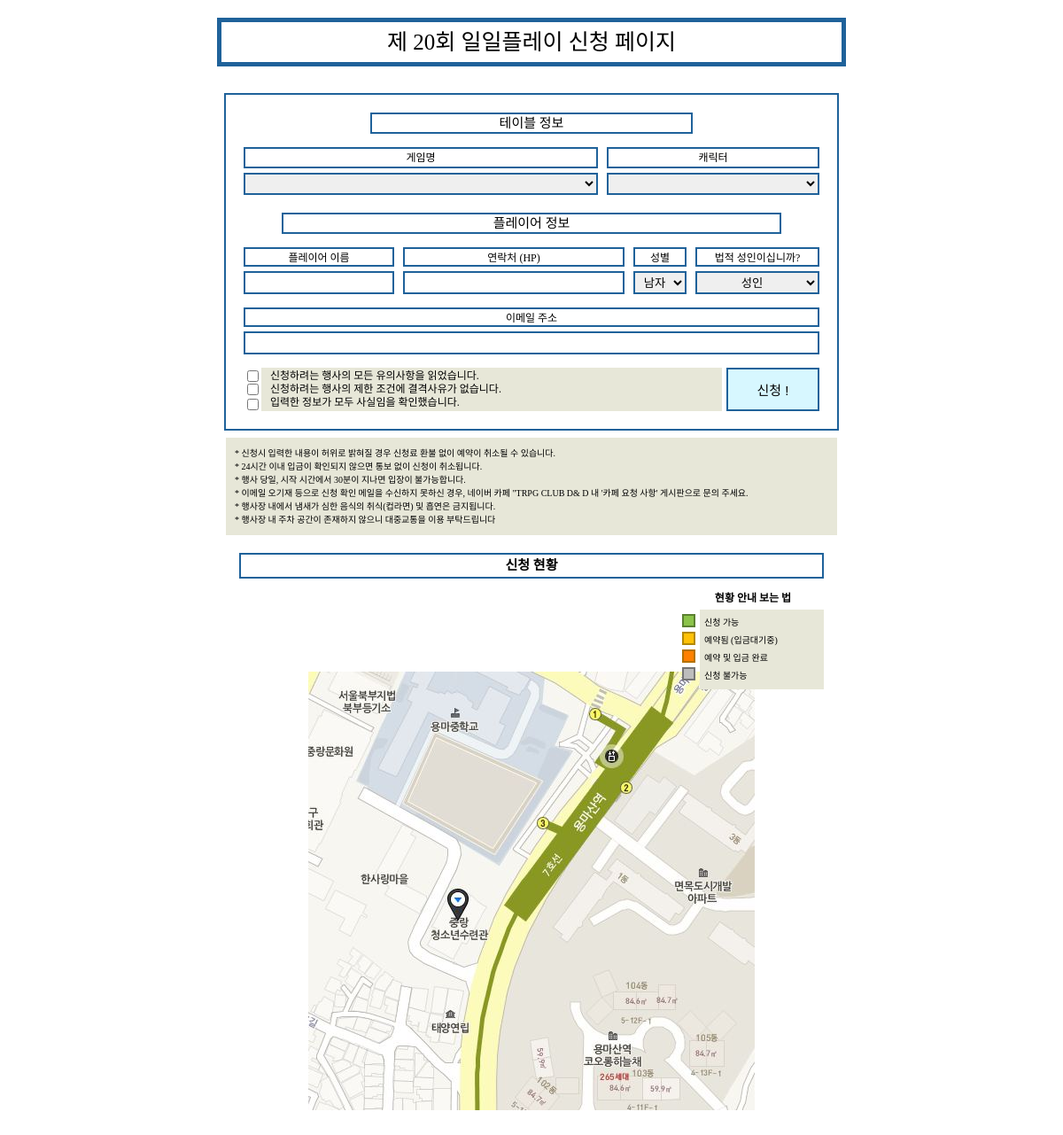
The app's page /, older data.
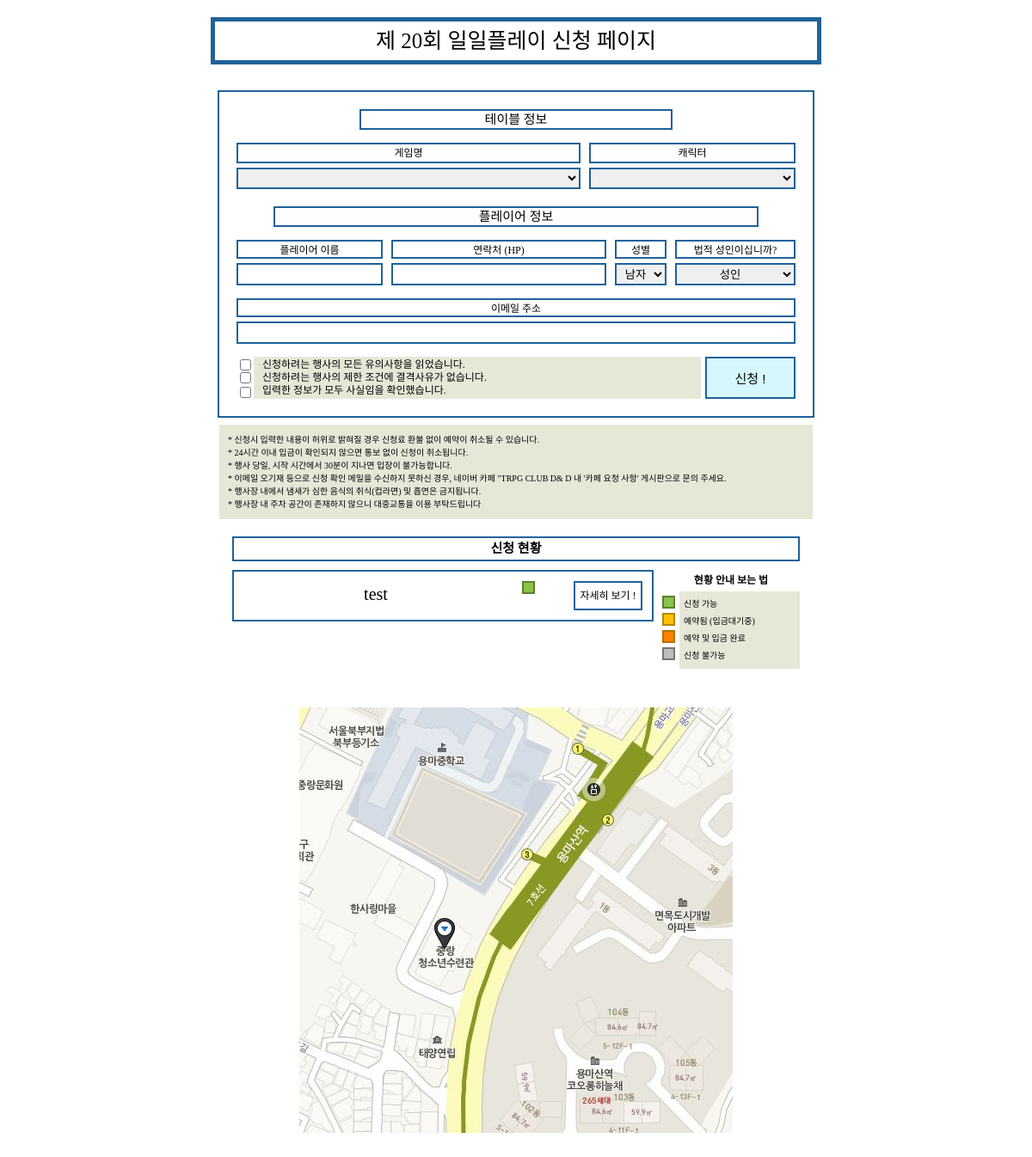
The same page, newer data.
### mysite/apps/scenario/models.py (models this page shows, shortened)
class Scenario(models.Model):
    INACTIVE, ACTIVE = False, True
    SCENARIO_STATUS = (
        (INACTIVE, _('Inactive')),
        (ACTIVE, _('Active'))
    )
    FREE, MALE_ONLY, FEMALE_ONLY = None, True, False
    GENDER_CHOICES = (
        (FREE, _('Free')),
        (MALE_ONLY, _('Male Only')),
        (FEMALE_ONLY, _('Female Only'))
    )
    YES, NO = True, False
    ADULT_CHOICES = (
        (YES, _('Adult Only')),
        (NO, _('Free'))
    )
    name = models.CharField(
        _("Scenario Name"),
        max_length=128
    )
    adult_only = models.BooleanField(
        _("Adult Only"),
        choices=ADULT_CHOICES,
        default=NO
    )
    gender_only = models.NullBooleanField(
        _("Gender Only"),
        default=None,
        choices=GENDER_CHOICES
    )
    is_active = models.BooleanField(
        _("Is Active"),
        choices=SCENARIO_STATUS,
        default=ACTIVE
    )
    reg_date = models.DateTimeField(
        _("Reg Date"),
        auto_now_add=True
    )
    modify_date = models.DateTimeField(
        _("Modify Date"),
        auto_now=True
    )
    def __str__(self):
        return self.name
    class Meta:
        verbose_name = _('Scenario')
        verbose_name_plural = _("Scenarios")

### mysite/apps/character/models.py (models this page shows, shortened)
class Character(models.Model):
    EMPTY, BOOKED, PAID = range(0, 3)
    CHARACTER_STATUS = (
        (EMPTY, _('Empty')),
        (BOOKED, _('Booked')),
        (PAID, _('Paid'))
    )
    name = models.CharField(
        _("Character_Name"),
        max_length=128
    )
    scenario = models.ForeignKey(
        'scenario.Scenario',
        related_name='character',
        verbose_name=_('Scenario'),
        on_delete=models.CASCADE
    )
    player = models.ForeignKey(
        'player.Player',
        related_name='character',
        verbose_name=_('Player'),
        blank=True,
        null=True,
        on_delete=models.SET_NULL
    )
    status = models.PositiveSmallIntegerField(
        _("Status of booking"),
        choices=CHARACTER_STATUS,
        default=EMPTY
    )
    class Meta:
        ordering = ('scenario',)
        verbose_name = _('Character')
        verbose_name_plural = _("Characters")

### mysite/apps/player/views.py (the view, shortened to what this page needs)
# urls.py: url(r'^$', PlayerRegist.as_view(), name="regist"),
class PlayerRegist(TemplateView):
    template_name = "player/player_regist.html"
    def get(self, request, *args, **kwargs):
        context = self.get_context_data(**kwargs)
        context['scenarios'] = Scenario.objects.filter(is_active=True)
        context['form'] = RegistForm()
        context['success'] = 'GET'
        return self.render_to_response(context)

### mysite/apps/player/forms.py
class RegistForm(forms.Form):
    scenario = forms.ModelChoiceField(
        queryset=Scenario.objects.filter(is_active=Scenario.ACTIVE),
        empty_label="",
    )
    character = forms.ModelChoiceField(
        queryset=Character.objects.all(),
        empty_label="",
    )
    player_name = forms.CharField(max_length=64)
    player_phone_number = forms.CharField(max_length=16)
    player_gender = forms.ChoiceField(choices=Player.GENDER_CHOICES)
    player_adult = forms.ChoiceField(choices=Player.ADULT_CHOICES)
    player_email = forms.EmailField(max_length=64)
    agree_read_all = forms.BooleanField()
    agree_no_problem = forms.BooleanField()
    agree_face = forms.BooleanField()

### mysite/templates/player/player_regist.html (shortened to what the changed rows need)
<!DOCTYPE html>
<html lang="en">
<head>
    {% load static %}
    <link rel="stylesheet" href="{% static "css/player_regist.css" %}">
</head>
<body>
    <div class="container body">
        <div class="footer_container">
            <div class="footer_scenario_container">
            {% for scenario in scenarios %}
                <div class="footer_scenario">
                    <div class="footer_scenario_title">{{ scenario.name }}</div>
                    <div class="footer_scenario_booked">
                    {% for character in scenario.character.all %}
                        <div class="scenario_character_status"
                        {% if character.status == 0 %}
                            style="background-color: #8bc34a; border-color: #5b8031;"
                        {% elif character.status == 1 %}
                            style="background-color: #ffc107; border-color: #b38805;"
                        {% elif character.status == 2 %}
                            style="background-color: #ff8000; border-color: #b37100;"
                        {% else %}
                            style="background-color: #bdbdbd; border-color: #757575;"
                        {% endif %}
                        ></div>
                    {% endfor %}
                    </div>
                    <div class="footer_scenario_detail">
                        자세히 보기 !
                    </div>
                </div>
            {% endfor %}
            </div>
        </div>
    </div>
</body>
</html>

Row changes from the older to the newer data that the page shows:
added Scenario: name "test"
added Character: status 0 (drawn)
